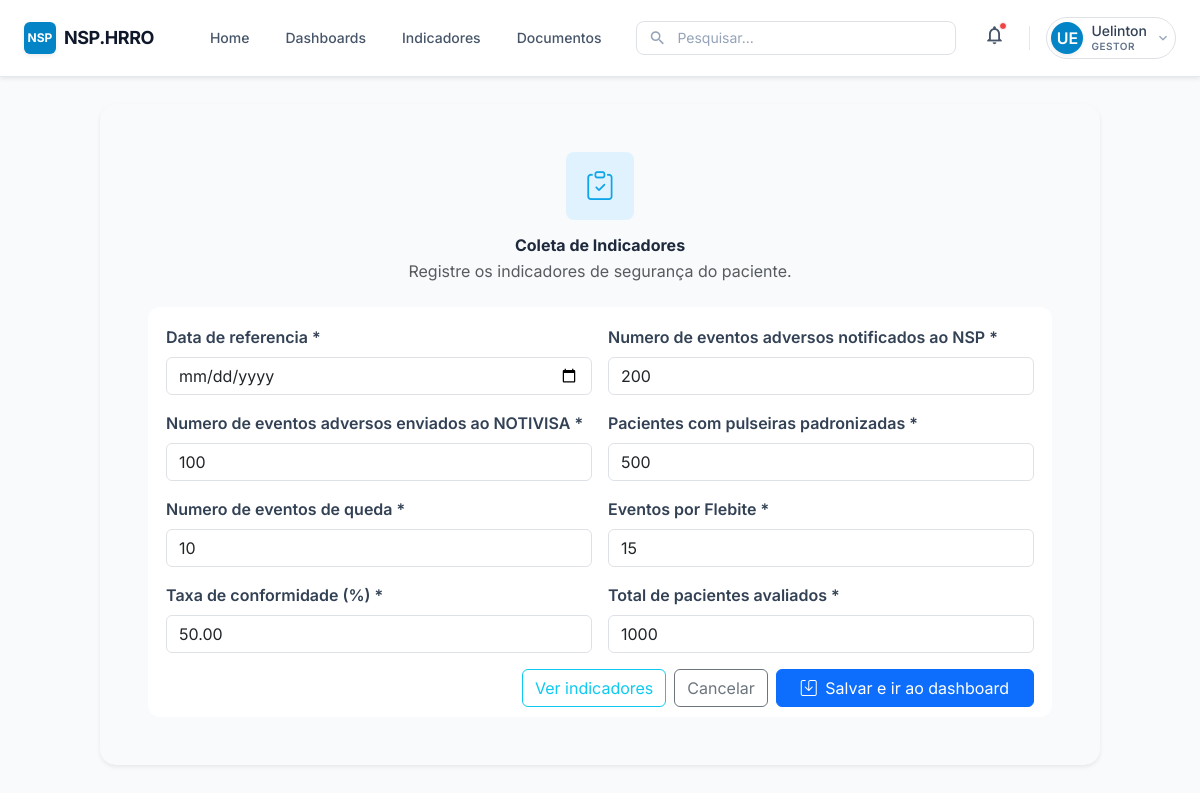
The page /coleta/5/ (signed in) on the database as committed earlier.
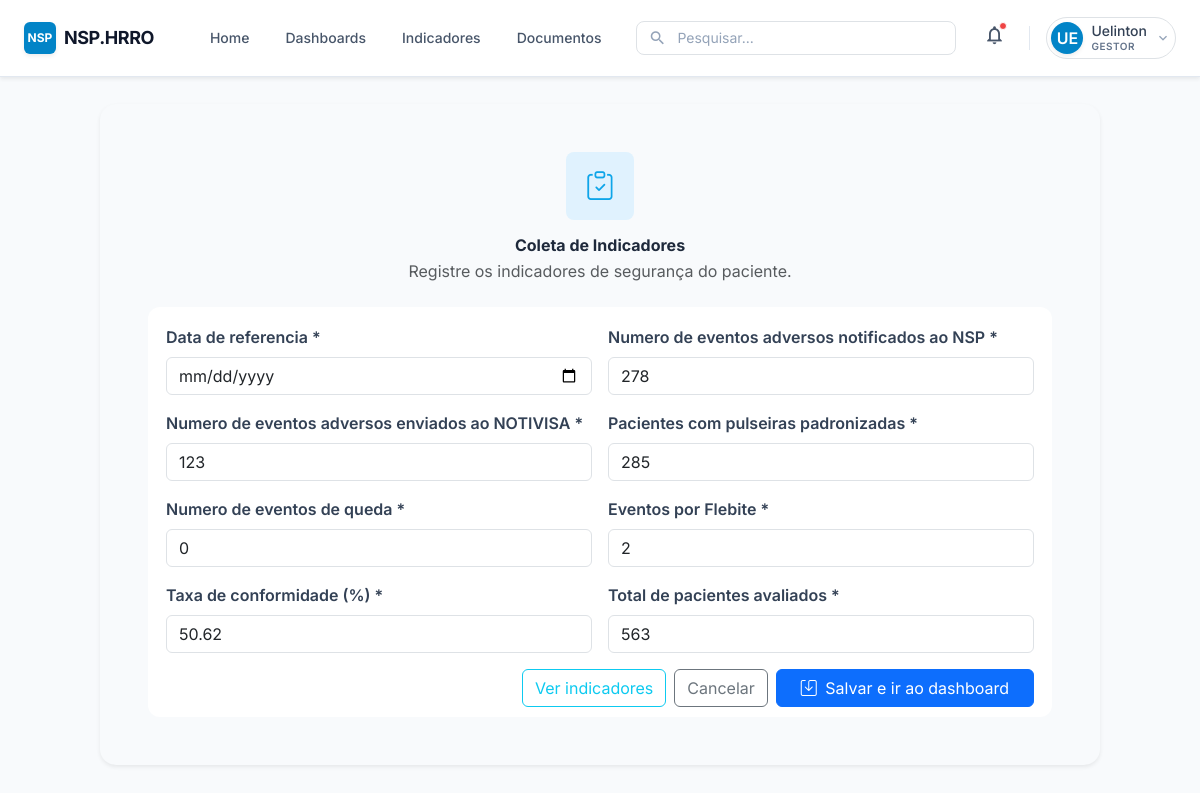
The same page on the database as committed later.
### core/models.py (models this page shows, shortened)
class MetricEntry(models.Model):
    referencia = models.DateField(default=timezone.now)
    total_ea_nsp = models.PositiveIntegerField()
    total_ea_notivisa = models.PositiveIntegerField()
    total_pulseiras = models.PositiveIntegerField()
    total_ea_queda = models.PositiveIntegerField()
    total_ea_flebite = models.PositiveIntegerField()
    taxa_conformidade = models.DecimalField(max_digits=5, decimal_places=2)
    total_pacientes = models.PositiveIntegerField()
    created_at = models.DateTimeField(auto_now_add=True)
    class Meta:
        ordering = ["-created_at"]

### core/views.py (the view)
# urls.py: path("coleta/", coleta, name="coleta"),
@login_required
def coleta(request, pk=None):
    instance = None
    if pk:
        instance = get_object_or_404(MetricEntry, pk=pk)
    if request.method == "POST":
        form = MetricEntryForm(request.POST, instance=instance)
        if form.is_valid():
            form.save()
            return redirect("indicadores")
    else:
        form = MetricEntryForm(instance=instance)
    return render(request, "nsp/coleta.html", {"form": form, "instance": instance})

### templates/nsp/coleta.html (shortened to what this page needs)
{% extends "nsp/base.html" %}
{% block content %}
<div class="container py-4">
  <div class="card border-0 shadow-sm" style="border-radius: 16px; background: #f8fafc;">
    <div class="card-body p-4 p-md-5">
      <div class="text-center mb-4">
        <div class="d-inline-flex align-items-center justify-content-center rounded-3" style="background: #e0f2fe; width: 68px; height: 68px;">
          <i class="bi bi-clipboard-check" style="font-size: 1.8rem; color: #0ea5e9;"></i>
        </div>
        <h3 class="mt-3 mb-1 fw-bold text-slate-800">Coleta de Indicadores</h3>
        <p class="text-muted mb-0">Registre os indicadores de segurança do paciente.</p>
      </div>
      <div class="card border-0" style="border-radius: 12px;">
        <div class="card-body" style="padding: 18px 18px 10px;">
          <form method="post" class="row g-3">
            {% for field in form %}
              <div class="col-md-6">
                <label class="form-label fw-semibold text-slate-700">
                  {{ field.label }}{% if field.field.required %} *{% endif %}
                </label>
                {{ field }}
              </div>
            {% endfor %}
            <div class="col-12 d-flex gap-2 justify-content-end mt-3">
              <a href="{% url 'indicadores' %}" class="btn btn-outline-info">Ver indicadores</a>
              <a href="{% url 'dashboard' %}" class="btn btn-outline-secondary">Cancelar</a>
              <button type="submit" class="btn btn-primary px-4">
                <i class="bi bi-save me-1"></i> Salvar e ir ao dashboard
              </button>
            </div>
          </form>
        </div>
      </div>
    </div>
  </div>
</div>
{% endblock %}

Rows that differ between the two databases and show on the page:
changed MetricEntry: total_ea_nsp "200" → "278"; total_ea_notivisa "100" → "123"; total_pulseiras "500" → "285"; total_ea_queda "10" → "0"; total_ea_flebite "15" → "2"; taxa_conformidade "50.00" → "50.62"; total_pacientes "1000" → "563"
